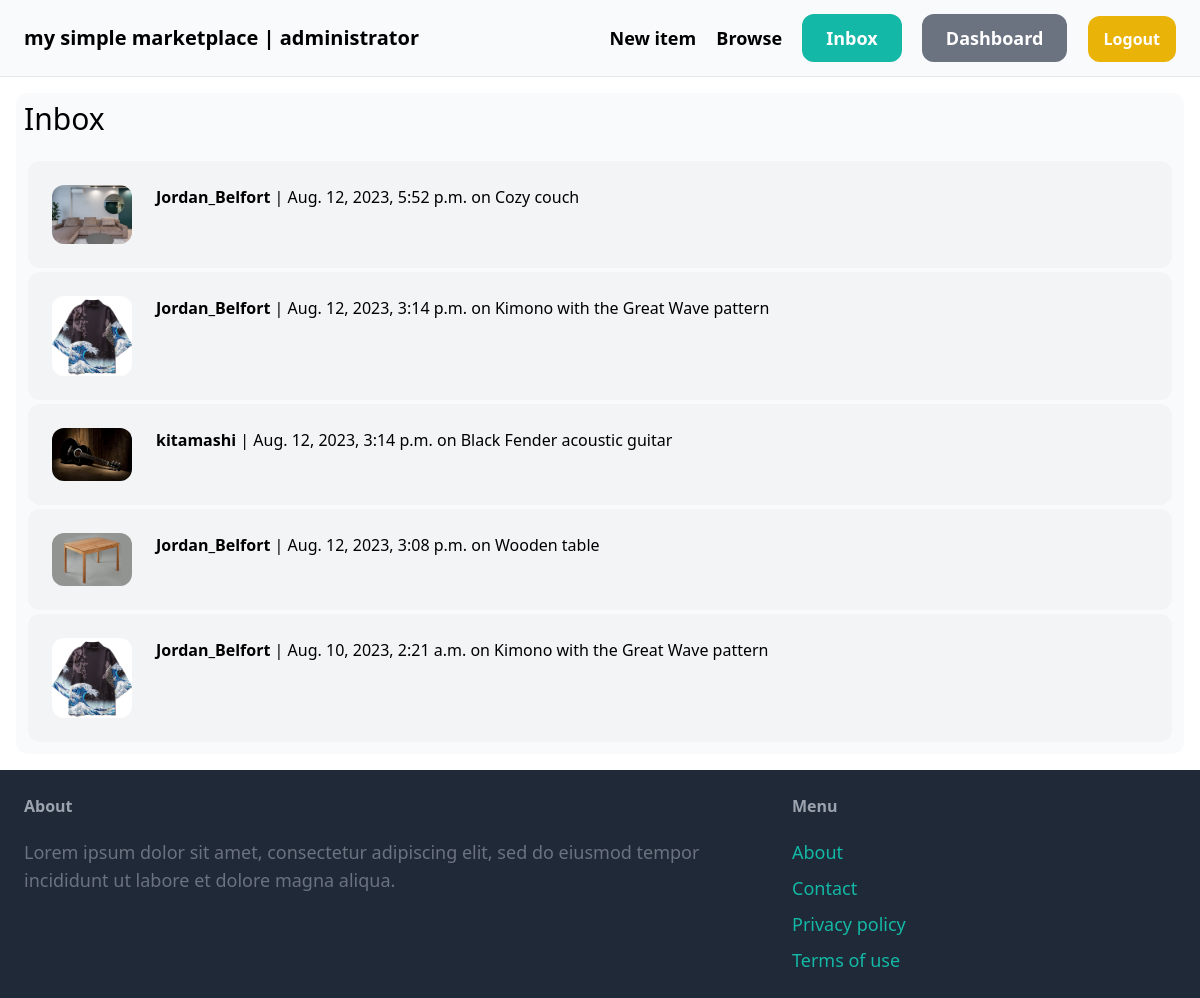
Page /chat/ (signed in) on the committed database.
### conversation/models.py (models this page shows)
class Conversation(models.Model):
    item = models.ForeignKey(Item, related_name='conversations', on_delete=models.CASCADE)
    members = models.ManyToManyField(User, related_name='conversations')
    created_at = models.DateTimeField(auto_now_add=True)
    modified_at = models.DateTimeField(auto_now=True)
    class Meta:
        ordering = ('-modified_at',)

### item/models.py (models this page shows, shortened)
class Item(models.Model):
    category = models.ForeignKey(Category, related_name='items', on_delete=models.CASCADE)
    name = models.CharField(max_length=255)
    description = models.TextField(blank=True, null=True)
    image = models.ImageField(upload_to='item_images', blank=False, null=False)
    price = models.FloatField()
    is_sold = models.BooleanField(default=False)
    created_by = models.ForeignKey(User, related_name='items', on_delete=models.CASCADE)
    created_at = models.DateTimeField(auto_now_add=True)
    class Meta:
        verbose_name_plural = 'Items'

### conversation/views.py (the view)
# urls.py: path('', views.inbox, name='inbox'),
@login_required
def inbox(request):
    conversations = Conversation.objects.filter(members__in=[request.user.id])
    return render(request, 'conversation/inbox.html', {
        'conversations': conversations,
    })

### conversation/templates/conversation/inbox.html (shortened to what this page needs)
{% extends "core/master.html" %}
{% block content %}
    <h1 class="mb-6 text-3xl">Inbox</h1>
    <div class="space-y-6">
        {% for conversation in conversations %}
            <a href="{% url 'conversation:detail' conversation.id %}">
                <div class="m-1 p-6 flex bg-gray-100 hover:bg-gray-300 rounded-xl">
                    <div class="pr-6">
                        <img src="{{ conversation.item.image.url }}" class="w-20 rounded-xl" />
                    </div>
                    <div>
                        <p>
                            {% for member in conversation.members.all %}
                                {% if member != request.user %}<strong>{{ member.username }}</strong> | {{ conversation.modified_at }} on {{ conversation.item.name }}{% endif %}
                            {% endfor %}
                        </p>
                    </div>
                </div>
            </a>
        {% endfor %}
    </div>
{% endblock content %}

### core/templates/core/master.html (shortened to what this page needs)
<!DOCTYPE html>
<html lang="en">
  <head>
    <script src="https://cdn.tailwindcss.com"></script>
  </head>
  <body>
    <nav class="py-6 px-6 flex justify-between items-center border-b border-gray-200 bg-gray-50">
      <a href="{% url 'core:index' %}" class="text-xl font-semibold">my simple marketplace
        {% if request.user.is_authenticated %}| {{ request.user.username }}{% endif %}
      </a>
      <div class="space-x-4">
        <a href="{% url 'item:new' %}"
           class="text-lg font-semibold hover:text-gray-500">New item</a>
        <a href="{% url 'item:items' %}"
           class="text-lg font-semibold hover:text-gray-500">Browse</a>
        {% if request.user.is_authenticated %}
          <a href="{% url 'conversation:inbox' %}"
             class="px-6 py-3 text-lg font-semibold bg-teal-500 text-white rounded-xl hover:bg-teal-700">Inbox</a>
          <a href="{% url 'dashboard:index' %}"
             class="px-6 py-3 text-lg font-semibold bg-gray-500 text-white rounded-xl hover:bg-gray-700">Dashboard</a>
          <a href="{% url 'core:logout' %}"
             class="px-4 py-3 text-md font-semibold bg-yellow-500 text-white rounded-xl hover:bg-yellow-700">Logout</a>
        {% else %}
          <a href="{% url 'core:signup' %}"
             class="px-6 py-3 text-lg font-semibold bg-teal-500 text-white rounded-xl hover:bg-teal-700">Sign up</a>
          <a href="{% url 'core:login' %}"
             class="px-6 py-3 text-lg font-semibold bg-gray-500 text-white rounded-xl hover:bg-gray-700">Login</a>
        {% endif %}
      </div>
    </nav>
    <div class="px-4 py-4">
      <div class="bg-gray-50 rounded-xl px-2 py-2">
        {% block content %}
        {% endblock content %}
      </div>
    </div>
    <footer class="py-6 px-6 flex justify-between bg-gray-800">
      <div class="w-2/3 pr-10">
        <h3 class="mb-5 font-semibold text-gray-400">About</h3>
        <p class="text-lg text-gray-500">
          Lorem ipsum dolor sit amet, consectetur adipiscing elit, sed do
          eiusmod tempor incididunt ut labore et dolore magna aliqua.
        </p>
      </div>
      <div class="w-1/3">
        <h3 class="mb-5 font-semibold text-gray-400">Menu</h3>
        <ul class="space-y-2">
          <li>
            <a href="#" class="text-lg text-teal-500 hover:text-teal-700">About</a>
          </li>
          <li>
            <a href="{% url 'core:contact' %}"
               class="text-lg text-teal-500 hover:text-teal-700">Contact</a>
          </li>
          <li>
            <a href="#" class="text-lg text-teal-500 hover:text-teal-700">Privacy policy</a>
          </li>
          <li>
            <a href="#" class="text-lg text-teal-500 hover:text-teal-700">Terms of use</a>
          </li>
        </ul>
      </div>
    </footer>
  </body>
</html>

### rows in the picture
Conversation: item.image (picture), modified_at "Aug. 12, 2023, 5:52 p.m.", item.name "Cozy couch"
Conversation: item.image (picture), modified_at "Aug. 12, 2023, 3:14 p.m.", item.name "Kimono with the Great Wave pattern"
Conversation: item.image (picture), modified_at "Aug. 12, 2023, 3:14 p.m.", item.name "Black Fender acoustic guitar"
Conversation: item.image (picture), modified_at "Aug. 12, 2023, 3:08 p.m.", item.name "Wooden table"
Conversation: item.image (picture), modified_at "Aug. 10, 2023, 2:21 a.m.", item.name "Kimono with the Great Wave pattern"

### other values in the picture
{{ request.user.username }} "administrator"
{{ member.username }} "Jordan_Belfort"
{{ member.username }} "kitamashi"
